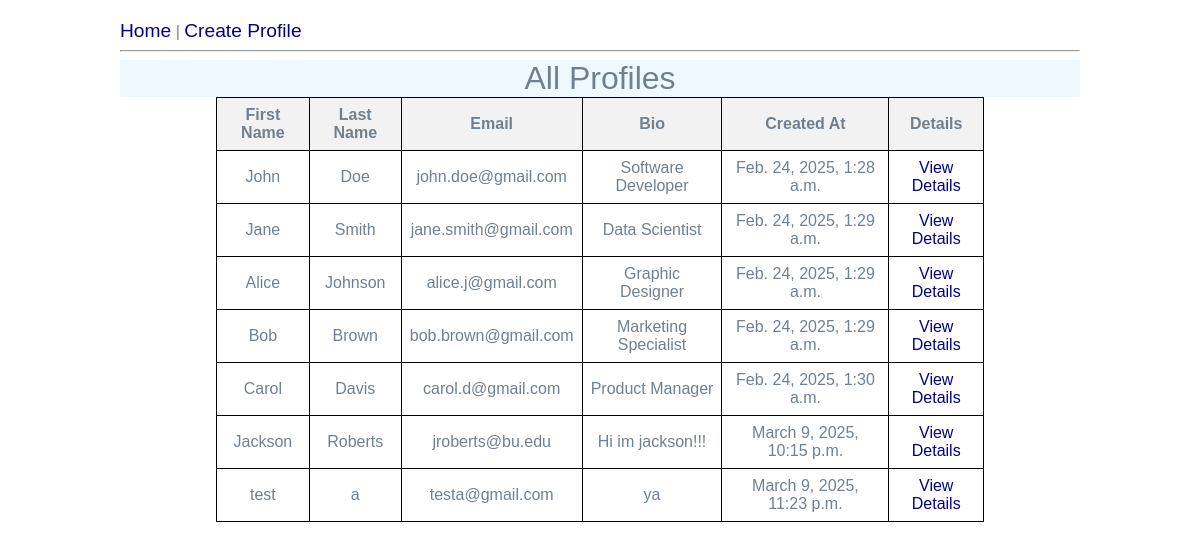
The page /mini_fb/ on the database as committed earlier.
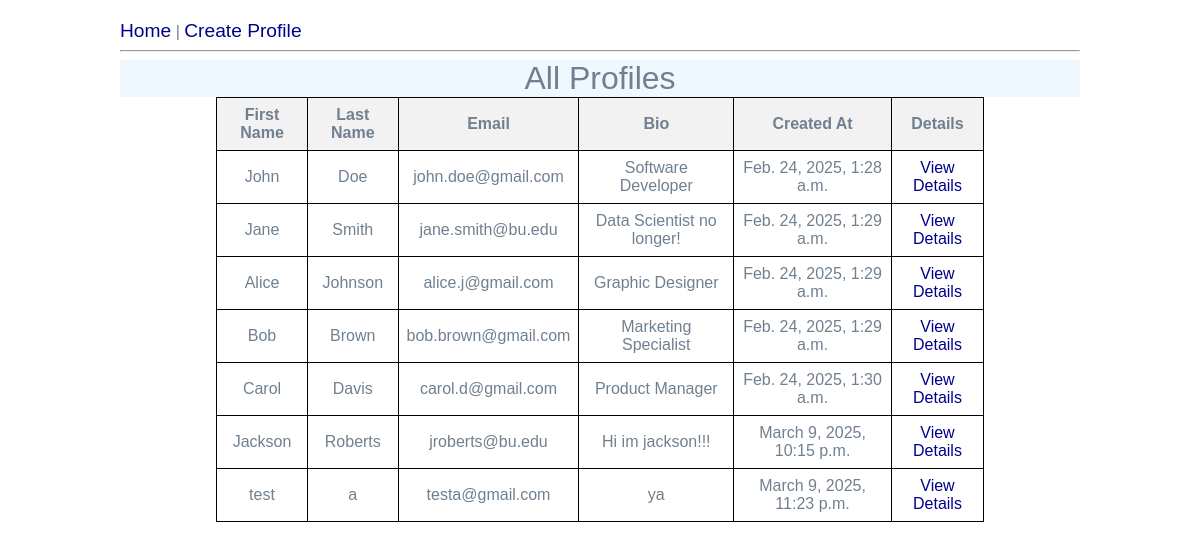
The same page on the database as committed later.
### mini_fb/models.py (models this page shows, shortened)
class Profile(models.Model):
    first_name = models.CharField(max_length=30)
    last_name = models.CharField(max_length=30)
    email = models.EmailField(unique=True)
    bio = models.TextField(blank=True, null=True)
    created_at = models.DateTimeField(auto_now_add=True)

### mini_fb/views.py (the view)
# urls.py: path('', views.profile_list, name='profile_list'),
def profile_list(request):
    profiles = Profile.objects.all()
    return render(request, 'mini_fb/profile_list.html', {'profiles': profiles})

### mini_fb/templates/mini_fb/profile_list.html (shortened to what this page needs)
{% extends 'mini_fb/base.html' %}
{% block content %}
<!DOCTYPE html>
<html>
<head>
</head>
<body>
    <h1 style="text-align: center;">All Profiles</h1>
    <table>
        <thead>
            <tr>
                <th>First Name</th>
                <th>Last Name</th>
                <th>Email</th>
                <th>Bio</th>
                <th>Created At</th>
                <th>Details</th>
            </tr>
        </thead>
        <tbody>
            {% for profile in profiles %}
                <tr>
                    <td>{{ profile.first_name }}</td>
                    <td>{{ profile.last_name }}</td>
                    <td>{{ profile.email }}</td>
                    <td>{{ profile.bio }}</td>
                    <td>{{ profile.created_at }}</td>
                    <td><a href="{% url 'profile_detail' profile.id %}">View Details</a></td>
                </tr>
            {% endfor %}
        </tbody>
    </table>
</body>
</html>
{% endblock %}

Rows that differ between the two databases and show on the page:
changed Profile "Jane": email "jane.smith@gmail.com" → "jane.smith@bu.edu"; bio "Data Scientist" → "Data Scientist no longer!"
